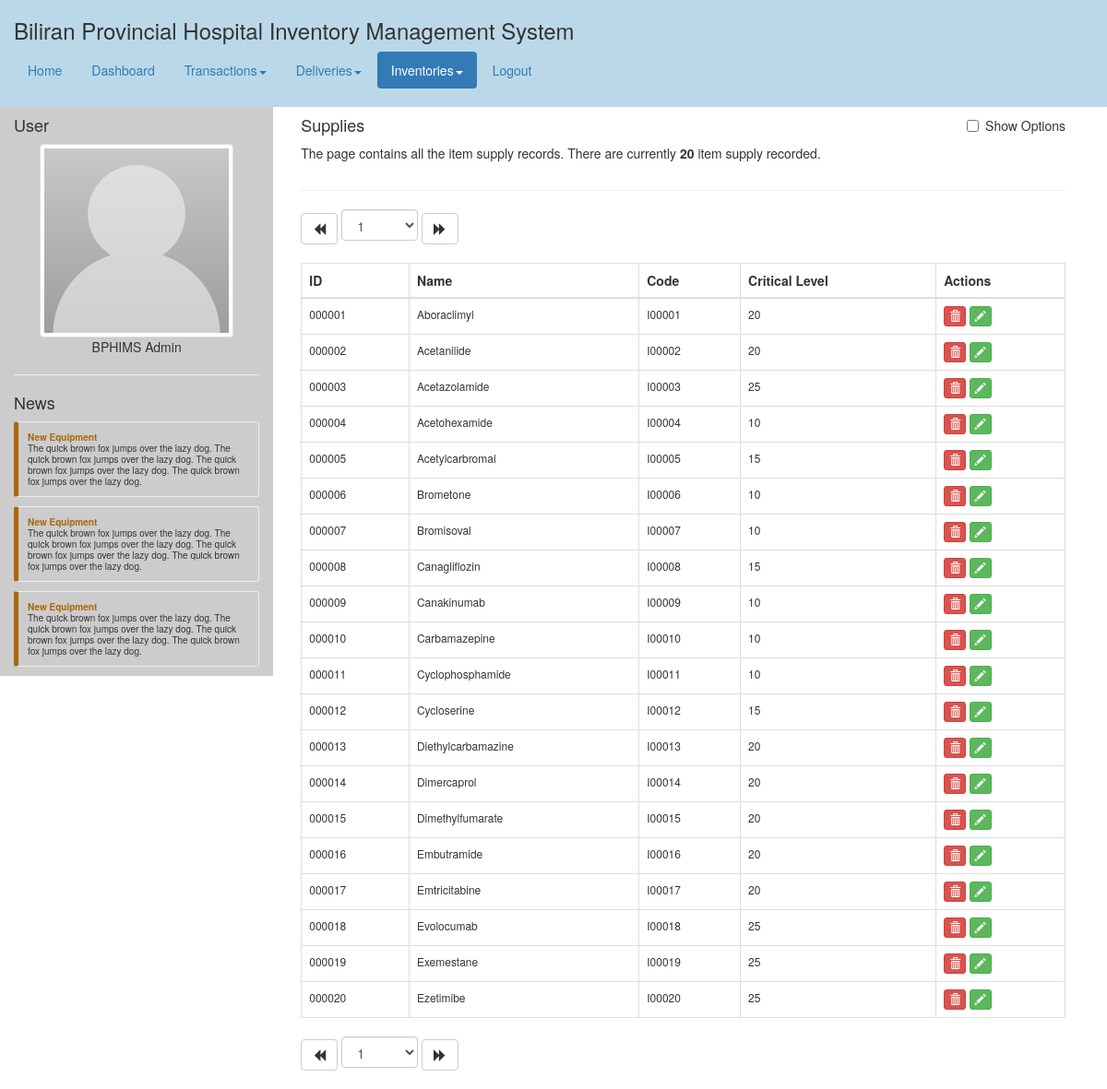
Screenshot of /inventories_supply.php with the database file from the repository.
### tables this page shows
CREATE TABLE `item` (
  `item_id` int(10) UNSIGNED NOT NULL,
  `category_id` int(11) NOT NULL,
  `name` varchar(255) NOT NULL,
  `code` varchar(255) NOT NULL,
  `description` text NOT NULL,
  `critical_level` int(11) NOT NULL,
  `created` timestamp NOT NULL DEFAULT CURRENT_TIMESTAMP,
  `updated` timestamp NOT NULL DEFAULT CURRENT_TIMESTAMP ON UPDATE CURRENT_TIMESTAMP,
  `is_deleted` tinyint(1) NOT NULL DEFAULT '0'
);

### php/bphims_api.php (called while the page is built, shortened)
<?php
class BPHIMS {
	public static function getAllItemViaCategory($id, $limit, $offset) {
		$db = Helper::openDB();
		$additional = (($limit!=null)?"LIMIT ".$limit:"").(($offset!=null)?"OFFSET ".$offset:"");
		$sql = "
			SELECT
				i.item_id, i.name, i.code, i.critical_level
			FROM
				`item` i
			WHERE
				i.category_id=".$id." AND
				i.is_deleted=0
			ORDER BY
				i.item_id ASC
			".$additional."
			";
		$query = mysql_query($sql,$db);
		$result = Helper::getListFromResultQuery($query);
		return $result;
	}
	public static function getAllItemViaCategoryCount($id) {
		$db = Helper::openDB();
		$sql = "
			SELECT
				COUNT(*) as total
			FROM
				`item` i
			WHERE
				i.category_id=".$id." AND
				i.is_deleted=0
			";
		$query = mysql_query($sql,$db);
		$result = Helper::getRowFromResultQuery($query);
		return $result['total'];
	}
}
?>

### php/helper.php (called while the page is built, shortened)
<?php
class Helper {
	public static function getRowFromResultQuery($result) {
		return mysql_fetch_assoc($result);
	}
	public static function getListFromResultQuery($result) {
		$lists = array();
		while($d = mysql_fetch_assoc($result)){
			array_push($lists,$d);
		}
		return $lists;
	}
	public static function formatID($id) {
		return str_pad($id, 6, '0', STR_PAD_LEFT);
	}
}
?>

### inventories_supply.php (the view, shortened to what this page needs)
<?php
	include("header.php");
	$page = (isset($_GET['page']))?$_GET['page']:1;
	$offset = BPHIMS_TABLE_LIMIT*($page-1);
	$supply_list = BPHIMS::getAllItemViaCategory(BPHIMS_CATEGORY_SUPPLY, BPHIMS_TABLE_LIMIT, $offset);
	$totalRecords = BPHIMS::getAllItemViaCategoryCount(BPHIMS_CATEGORY_SUPPLY);
	$totalPages = ceil($totalRecords/BPHIMS_TABLE_LIMIT);
	$previousPage = ($page!=1)?"inventories_supply.php?page=".($page-1):"";
	$nextPage = ($page!=$totalPages)?"inventories_supply.php?page=".($page+1):"";
?>
<div class="common-body">
	<div class="col-md-12">
		<div class="pull-left">
			<h4>Supplies</h4>
			<p>The page contains all the item supply records. There are currently <b><?php echo $totalRecords; ?></b> item supply recorded.</p>
		</div>
		<div class="checkbox pull-right">
			<label><input type="checkbox" id="additional-option" value="additional-option"> Show Options</label>
		</div>
		<div class="clearfix"></div>
		<hr/>
		<div class="common-pagination">
			<a class="btn btn-default" href="<?php echo $previousPage; ?>" role="button"><i class="glyphicon glyphicon-backward"></i></a>
			<select class="form-control pagination-selector">
				<?php
					for($i=1; $i<=$totalPages; $i++) {
						$currentPage = ($i==$page)?'selected="selected"':'';
						echo '<option value="'.$i.'" '.$currentPage.'>'.$i.'</option>';
					}
				?>
			</select>
			<a class="btn btn-default" href="<?php echo $nextPage; ?>" role="button"><i class="glyphicon glyphicon-forward"></i></a>
		</div>
		<table class="table-common table table-bordered">
			<thead>
				<th class="td1">ID</th>
				<th class="td2">Name</th>
				<th class="td3">Code</th>
				<th class="td4">Critical Level</th>
				<th>Actions</th>
			</thead>
			<tbody>
				<?php
					foreach($supply_list as $supply) {
						$dataDeleteName = '#'.Helper::formatID($supply['item_id']);
						echo '
							<tr">
								<td class="td1">'.Helper::formatID($supply['item_id']).'</td>
								<td class="td2">'.$supply['name'].'</td>
								<td class="td3">'.$supply['code'].'</td>
								<td class="td4">'.$supply['critical_level'].'</td>
								<td>
									<button type="button" class="btn btn-xs btn-danger" data-toggle="modal" data-target="#modal-delete" data-delete-name="'.$dataDeleteName.'" data-delete-id="'.$supply['item_id'].'"><i class="glyphicon glyphicon-trash"></i></button>
									<a class="btn btn-xs btn-success" href="inventories_update.php?item_id='.$supply['item_id'].'" data-toggle="tooltip" data-placement="top" title="View / Update"><i class="glyphicon glyphicon-pencil"></i></a>
								</td>
							</tr>
						';
					}
				?>
			</tbody>
		</table>
		<div class="common-pagination">
			<a class="btn btn-default" href="<?php echo $previousPage; ?>" role="button"><i class="glyphicon glyphicon-backward"></i></a>
			<select class="form-control pagination-selector">
				<?php
					for($i=1; $i<=$totalPages; $i++) {
						$currentPage = ($i==$page)?'selected="selected"':'';
						echo '<option value="'.$i.'" '.$currentPage.'>'.$i.'</option>';
					}
				?>
			</select>
			<a class="btn btn-default" href="<?php echo $nextPage; ?>" role="button"><i class="glyphicon glyphicon-forward"></i></a>
		</div>
	</div>
</div>
<?php
	include("footer.php");
?>

### rows the page displays
item: item_id "000001", name "Aboraclimyl", code "I00001", critical_level "20"
item: item_id "000002", name "Acetanilide", code "I00002", critical_level "20"
item: item_id "000003", name "Acetazolamide", code "I00003", critical_level "25"
item: item_id "000004", name "Acetohexamide", code "I00004", critical_level "10"
item: item_id "000005", name "Acetylcarbromal", code "I00005", critical_level "15"
item: item_id "000006", name "Brometone", code "I00006", critical_level "10"
item: item_id "000007", name "Bromisoval", code "I00007", critical_level "10"
item: item_id "000008", name "Canagliflozin", code "I00008", critical_level "15"
item: item_id "000009", name "Canakinumab", code "I00009", critical_level "10"
item: item_id "000010", name "Carbamazepine", code "I00010", critical_level "10"
item: item_id "000011", name "Cyclophosphamide", code "I00011", critical_level "10"
item: item_id "000012", name "Cycloserine", code "I00012", critical_level "15"
item: item_id "000013", name "Diethylcarbamazine", code "I00013", critical_level "20"
item: item_id "000014", name "Dimercaprol", code "I00014", critical_level "20"
item: item_id "000015", name "Dimethylfumarate", code "I00015", critical_level "20"
item: item_id "000016", name "Embutramide", code "I00016", critical_level "20"
item: item_id "000017", name "Emtricitabine", code "I00017", critical_level "20"
item: item_id "000018", name "Evolocumab", code "I00018", critical_level "25"
item: item_id "000019", name "Exemestane", code "I00019", critical_level "25"
item: item_id "000020", name "Ezetimibe", code "I00020", critical_level "25"

### other values shown
BPHIMS_APPLICATION_NAME "Biliran Provincial Hospital Inventory Management System"
$totalRecords "20"
form field value "1"
